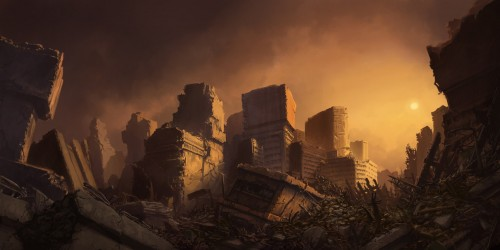
#> input picture dataset/OperacaoPontuais_FiltroEspacial/data/t1.jpg, 500 x 250 px, found by its file name
$ jupyter execute 'Prática_Filtragem_Espacial.ipynb'
#> lines starting #> are read from the running program, lines starting #| are printed output that depends on the picture
<a href="https://colab.research.google.com/github/VielF/ColabProjects/blob/main/Pr%C3%A1tica_Filtragem_Espacial.ipynb" target="_parent"></a>

Universidade do Vale do Itajaí<br>
Escola do Mar, Ciência e Tecnologia<br>
Engenharia de Computação - Processamento Digital de Sinais: Imagens

# Exercício Avalitivo de Filtragem Espacial

### Tutoriais da OpenCV

- https://docs.opencv.org/master/d9/df8/tutorial_root.html
- https://www.geeksforgeeks.org/opencv-python-tutorial/

## Conversão de imagem RGB em imagem Grayscale

[cell 1]
import cv2
import numpy as np
import matplotlib.pyplot as plt
#from google.colab.patches import cv2_imshow

[cell 2]
#abria a imagem
img = cv2.imread('data/t1.jpg',1)
#> img is the input picture: shape (250, 500, 3); mean B, G, R 34.8, 52.4, 81
#cv2_imshow(img)

[cell 3]
#mostrando a imagem colorida
cv2.imshow('in', img)
cv2.waitKey(0)
cv2.destroyAllWindows()

[cell 4]
#aplicando conversão básica
#numpy
#img_grayscale_basic = (img[ : , : ,0]+img[ : , : ,1]+img[ : , : ,2])/3

#cv2
B, G, R = cv2.split(img)
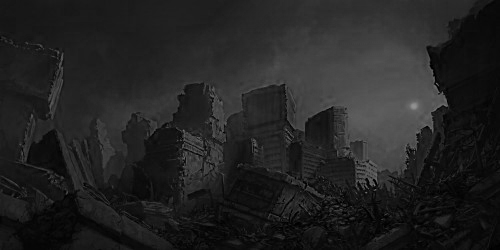
#> B: shape (250, 500); min 0, max 146, mean 34.8
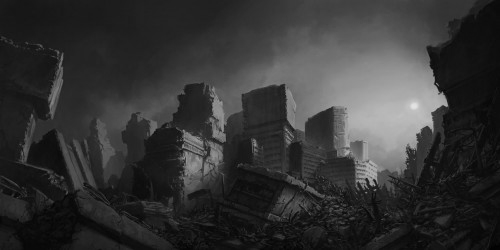
#> G: shape (250, 500); min 0, max 227, mean 52.4
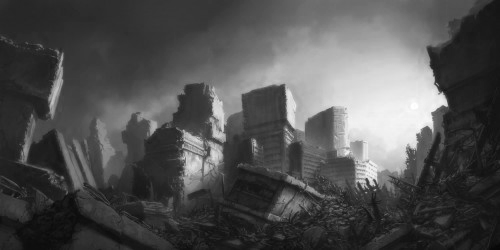
#> R: shape (250, 500); min 7, max 255, mean 81
img_grayscale_basic = (B+G+R)/3
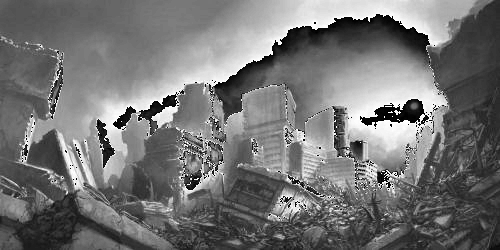
#> img_grayscale_basic: shape (250, 500) float64; min 0, max 85, mean 38.7; drawn with min black and max white

img_grayscale_basic = np.array(img_grayscale_basic, dtype=np.uint8)
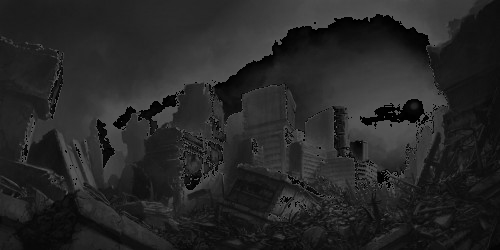
#> img_grayscale_basic: shape (250, 500); min 0, max 85, mean 38.3

cv2.imshow('img_grayscale_basic', img_grayscale_basic)
cv2.waitKey(0)
cv2.destroyAllWindows()

[cell 5]
#aplicando conversão ponderada
#img_grayscale_basic = 0.299*img[ : , : ,0] + 0.587*img[ : , : ,1] + 0.114*img[ : , : ,2]

#cv2
B, G, R = cv2.split(img)
img_grayscale_pondered = 0.299*B+0.587*G+0.114*R

img_grayscale_pondered = np.array(img_grayscale_pondered, dtype=np.uint8)

cv2.imshow('img_grayscale_basic', img_grayscale_pondered)
cv2.waitKey(0)
cv2.destroyAllWindows()

$ run again, with dataset/OperacaoPontuais_FiltroEspacial/data/t2.jpg copied over dataset/OperacaoPontuais_FiltroEspacial/data/t1.jpg
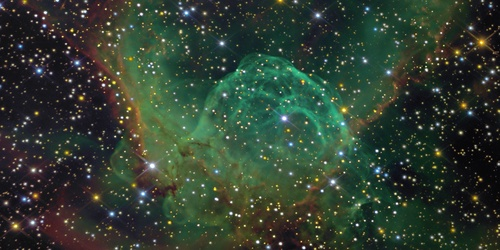
#> input picture dataset/OperacaoPontuais_FiltroEspacial/data/t2.jpg, 500 x 250 px, found by its file name
#> img is the input picture: shape (250, 500, 3); mean B, G, R 49.4, 62.5, 48.9
#> `img_grayscale_basic = (B+G+R)/3`:
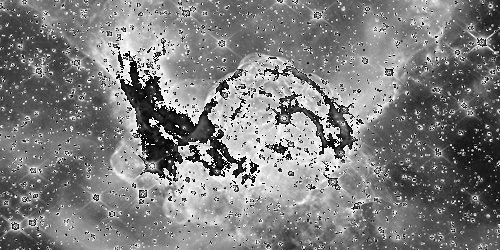
#> img_grayscale_basic: shape (250, 500) float64; min 0, max 85, mean 41.9; drawn with min black and max white
#> `img_grayscale_basic = np.array(img_grayscale_basic, dtype=np.uint8)`:
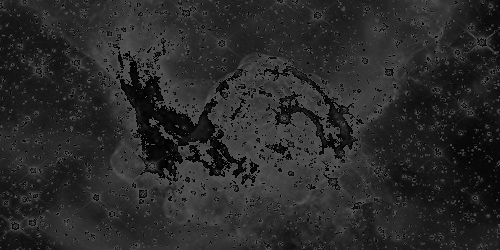
#> img_grayscale_basic: shape (250, 500); min 0, max 85, mean 41.6
